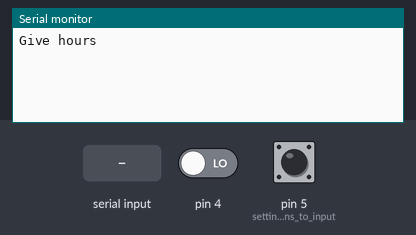
A sketch run on a simulated Arduino Uno, built with avr-gcc and run on an emulated ATmega328P. On the bench: the last lines printed to the serial monitor. Inputs (shaded band) come from the test bench; at power-on: pin 4 LOW, pin 5 (setting_pins_to_input) LOW.

Above: at 0.9 s.
1.0 s: "90,45,200\n" received over Serial
At 2.4 s:
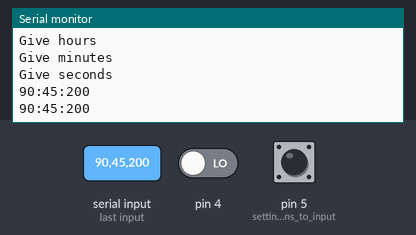
2.5 s: pin 4 driven HIGH
At 4.4 s:
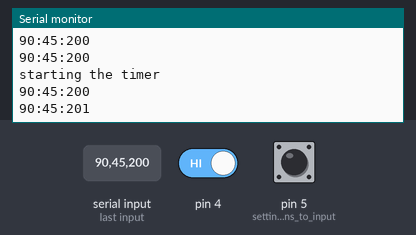
4.5 s: pin 5 (setting_pins_to_input) pulled HIGH for 1 s
Timing chart, 0 to 7.5 s (numbered marks = the images above; inputs shaded):
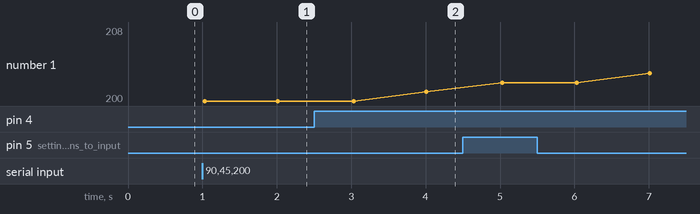

Measured:
- after the input at 1.0 s, the serial monitor: prints a new line at once (image 1)
- after the input at 2.5 s, the serial monitor: prints a new line after 0.51 s (image 2)
- plotted number 1: 200 → 201 after the input at 2.5 s

The sketch:

ArduinoClock.ino
```cpp
boolean buttonPressed = false;
int hours = 0;
int minutes = 0;
int seconds = 0;

void setTimer(void);

void setup() {
   pinMode(4, INPUT);
   pinMode(5, INPUT); //setting pins to input

   Serial.begin(9600);
   Serial.println("Give hours");
    while(Serial.available()==0)
    {
      // waits till we get numbers
    }
    hours = Serial.parseInt();

    Serial.println("Give minutes");
    while(Serial.available()==0)
    {
      // waits till we get numbers
    }
    minutes = Serial.parseInt();
    Serial.println("Give seconds");
    while(Serial.available()==0)
    {
      // waits till we get numbers
    }
    seconds = Serial.parseInt();
    setTimer();
}

ISR(TIMER1_COMPA_vect){
  if (buttonPressed == true){
    if (seconds == 60)
    {
      seconds = 0;
      minutes++;
    }
    if (minutes == 60)
    {
      minutes = 0;
      hours++;
    }
    seconds++;
  }
  else {
    //do nothing
  }

}


void loop(){
    timeController();
    timePrint();
    delay(1000);
}

void setTimer(void){
  noInterrupts(); //disables interrupts for the function

  TCCR1A = 0;
  TCCR1B = 0; //setting the timer/counter1 control registers to 0

  TCCR1B |= (1 << WGM12); // Turns WGM12 bit on, turning the CTC mode on.
  TCCR1B |= (0 << CS10);
  TCCR1B |= (0 << CS11);
  TCCR1B |= (1 << CS12); //By turning CS10 and CS11 off and CS12 on, we turn the prescaler to divide the 16 MHz clock signal with 256. This was selected due to ORC1A register being 16-bit and not being able to hold a larger value


  OCR1A = 62500;  //Output Compare Registers given the value of clock ticks made in a second.

  TIMSK1 |= (1 << OCIE1A); //Turn on Output Compare Interrupt Enable

  interrupts();
}

void timePrint(){
  Serial.print(hours);
  Serial.print(":");
  Serial.print(minutes);
  Serial.print(":");
  Serial.println(seconds);
}

void timeController(void){
  int val = digitalRead(4);
  int val2 = digitalRead(5);

  if(val == HIGH){
    if(buttonPressed == false){
      Serial.println("starting the timer");
      buttonPressed = true;
    }
  }
  if(val2 == HIGH){
      if (buttonPressed == true){
      Serial.println("stopping the timer");
      buttonPressed = false;
    }
  }
}
```
